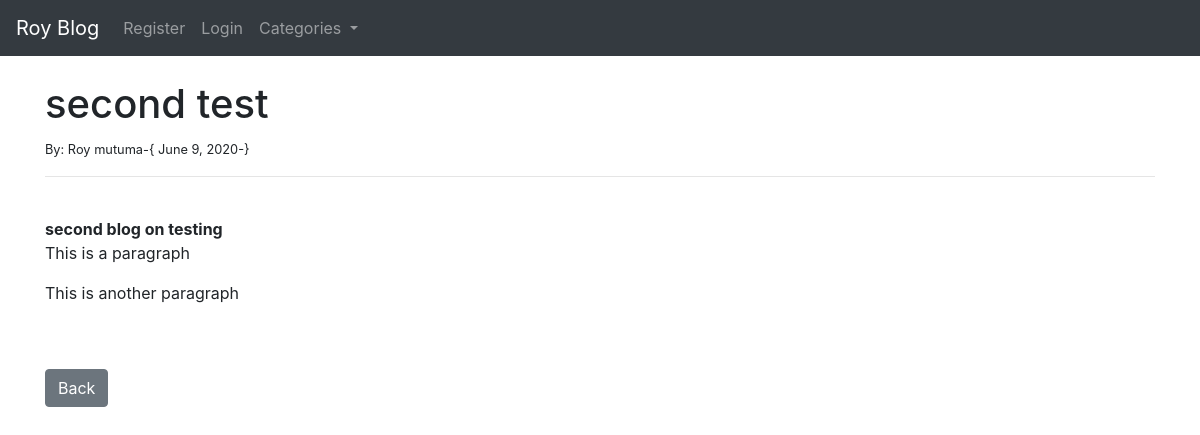
The app's page /article/2 with its own data.
### myblog/models.py (models this page shows, shortened)
class Post(models.Model):
    title = models.CharField(max_length=255)
    title_tag = models.CharField(max_length=255)
    author = models.ForeignKey(User, on_delete=models.CASCADE)
    body = models.TextField()
    post_date = models.DateField(auto_now_add=True)
    category = models.CharField(max_length=255, default='coding')

### myblog/views.py (the view)
# urls.py: path('article/<int:pk>', ArticleDetailView.as_view(), name="article-detail"),
class ArticleDetailView(DetailView):
    model = Post
    template_name  = 'article_details.html'
    def get_context_data(self, *args, **kwargs):
        cat_menu = Category.objects.all()
        context = super(ArticleDetailView, self).get_context_data(*args, **kwargs)
        context["cat_menu"] = cat_menu
        return context

### myblog/models.py (called while the page is built)
    def __str__(self):
        return self.name

### myblog/templates/article_details.html (shortened to what this page needs)
{% extends 'base.html' %}
{% block content %}
<h1>{{ post.title }}</h1>
<small>By: {{ post.author.first_name }}
    {{ post.author.last_name }}-{
    {{ post.post_date }}-}
</small><br>
<hr>
<br>
{{ post.body|safe }}
<br><br>
<a href="{% url 'home' %}" class="btn btn-secondary">Back</a>
{% endblock %}

### records on screen
Post: title "second test", author.first_name "Roy", author.last_name "mutuma", post_date "June 9, 2020", body "second blog on testing This is a paragraph This is another paragraph"
